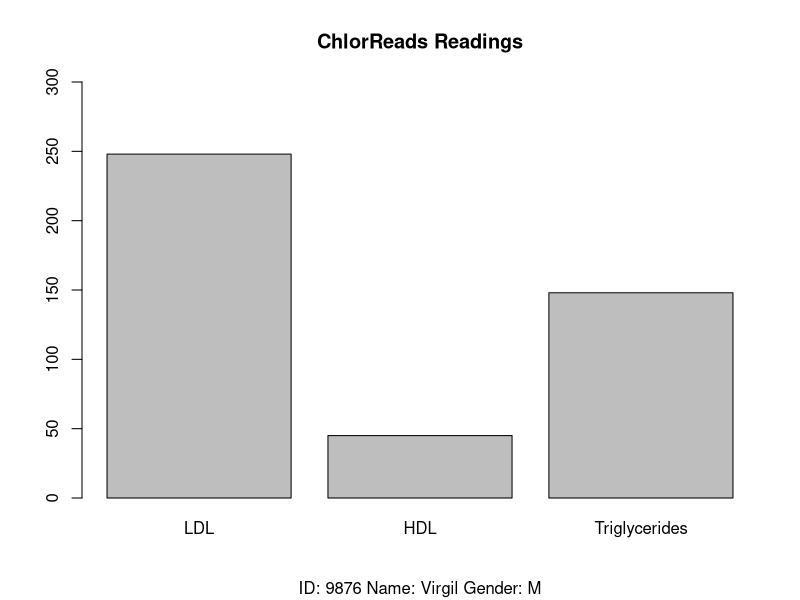

Write the R code that produced this figure.
# Constructor for ChlorReads object
# Create a constructor ChlorReads that inputs the fields:
# id, name, gender, ldl, hdl, and trigl and returns a ChlorReads object
ChlorReads <- function(id_val, name_val, gender_val, ldl_val, hdl_val, trigl_val){
    chlorReadsobject <- list(id=id_val, name=name_val, gender=gender_val, ldl=ldl_val, hdl=hdl_val, trigl=trigl_val)
    class(chlorReadsobject) <- "ChlorReads"
    return(chlorReadsobject)
}

# Define a print.ChlorReads method that prints a ChlorReads object like this
# > p1 <- ChlorReads(9876, "Virgil", "M", 248, 45, 148)
# > print(p1) 
# ID: 9876  Name: Virgil  Gender: M
# LDL: 248* HDL: 45+  Triglycerides: 148

# LDL 0 to 200 Normal ""
# LDL 200 to 240 Borderline "+"
# LDL 240 and up High Risk "*"

print.ChlorReads <- function(chlorReadsobject){
    
    if(chlorReadsobject$ldl >= 0 & chlorReadsobject$ldl < 200){
        chlorReadsobject$ldl = paste0(chlorReadsobject$ldl,"")
    } else if(chlorReadsobject$ldl >= 200 & chlorReadsobject$ldl < 240){
        chlorReadsobject$ldl = paste0(chlorReadsobject$ldl,"+")
    } else if (chlorReadsobject$ldl >= 240){
        chlorReadsobject$ldl = paste0(chlorReadsobject$ldl,"*")
    }
    
    if(chlorReadsobject$hdl >= 0 & chlorReadsobject$hdl < 40){
        chlorReadsobject$hdl = paste0(chlorReadsobject$hdl,"*")
    } else if(chlorReadsobject$hdl >= 40 & chlorReadsobject$hdl < 60){
        chlorReadsobject$hdl = paste0(chlorReadsobject$hdl,"+")
    } else if (chlorReadsobject$hdl >= 60){
        chlorReadsobject$hdl = paste0(chlorReadsobject$hdl,"")
    }
    
    if(chlorReadsobject$trigl >= 0 & chlorReadsobject$trigl < 150){
        chlorReadsobject$trigl = paste0(chlorReadsobject$trigl,"")
    } else if(chlorReadsobject$trigl >= 150 & chlorReadsobject$trigl < 200){
        chlorReadsobject$trigl = paste0(chlorReadsobject$trigl,"+")
    } else if (chlorReadsobject$trigl >= 200){
        chlorReadsobject$trigl = paste0(chlorReadsobject$trigl,"*")
    }

    cat("ID:",chlorReadsobject$id,"Name:", chlorReadsobject$name,"Gender:", chlorReadsobject$gender, "\n" ,"LDL:", chlorReadsobject$ldl,"HDL:", chlorReadsobject$hdl,"Triglycerides:", chlorReadsobject$trigl,"\n")
}

p1 <- ChlorReads(9876, "Virgil", "M", 248, 45, 148)
print(p1)

# Define the method plot.ChlorReads that plots the data in the ChlorReads object like this

plot.ChlorReads <- function(chlorReadsobject){
    
    plotobject <- chlorReadsobject
    x_names <- c("LDL","HDL","Triglycerides")
    footer_notes <- paste("ID:",chlorReadsobject$id,"Name:", chlorReadsobject$name,"Gender:", chlorReadsobject$gender)
    barplot(c(chlorReadsobject$ldl,chlorReadsobject$hdl,chlorReadsobject$trigl), names.arg = x_names,main="ChlorReads Readings",ylim = c(0,300),sub = footer_notes)
    
}

plot(p1)


